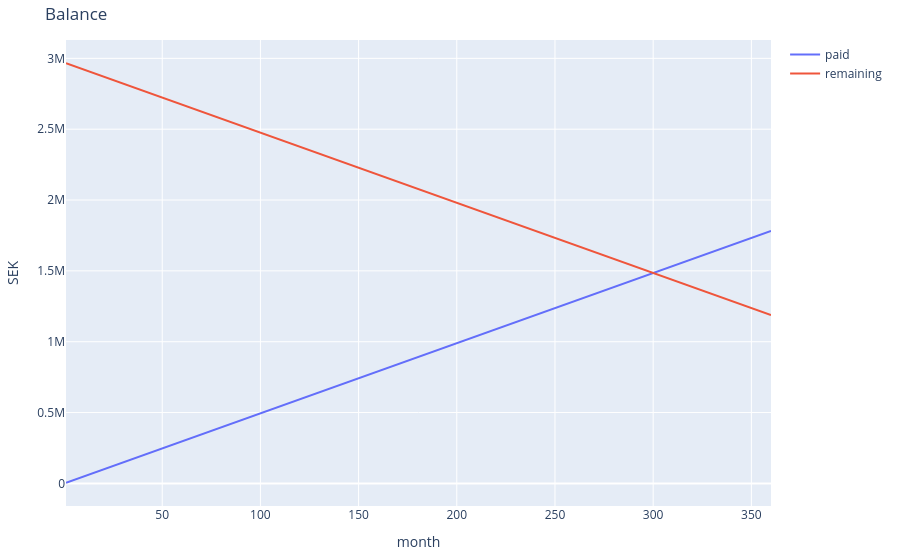
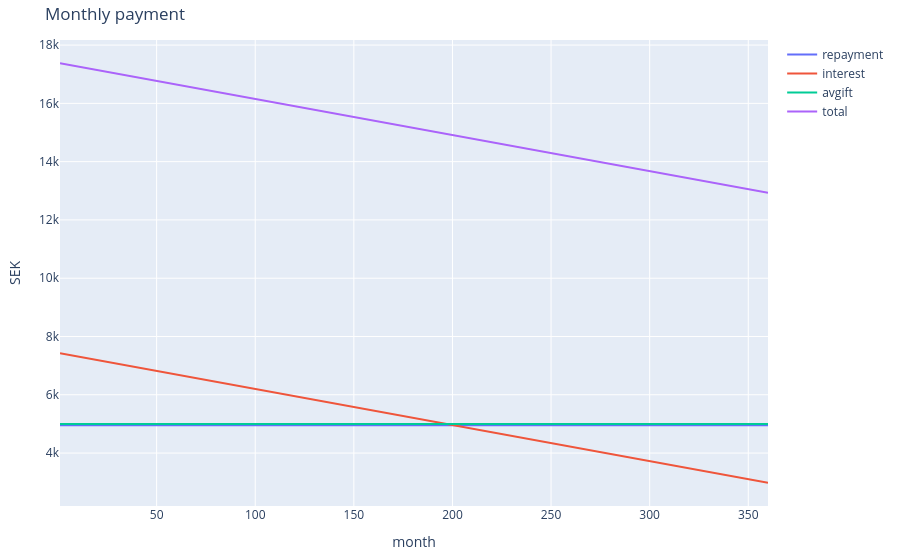

The notebook cell these images were saved under, in order:
### Code cell
AVGIFT = 5000 # per month
MORTGAGE = 3.3e6-3.3e5
REPAYMENT_RATE = 0.02 # per year
INTEREST_RATE = 0.03 # per year
MONTHS = 12*30

paid, remain, monthly_repayment, monthly_interest, monthly_avgift, monthly_total = f_monthly(
    mortgage_total=MORTGAGE, 
    annual_repayment_rate=REPAYMENT_RATE,
    annual_interest_rate=INTEREST_RATE, 
    months=MONTHS, 
    monthly_avgift=AVGIFT, 
    plot=True
    )

### Figure 1 — Plotly figure (JSON) as saved in the notebook; plotly's stock layout.template omitted (floating-point values rounded to 4 significant figures; data arrays with more than 128 entries replaced by an {"elided": "..."} marker saying what was removed)
{"data": [{"name": "paid", "type": "scatter", "x": {"elided": "360 int values"}, "y": {"elided": "360 int values"}}, {"name": "remaining", "type": "scatter", "x": {"elided": "360 int values"}, "y": {"elided": "360 int values"}}], "layout": {"hovermode": "x unified", "margin": {"b": 50, "l": 60, "r": 20, "t": 40}, "title": {"text": "Balance"}, "xaxis": {"title": {"text": "month"}}, "yaxis": {"title": {"text": "SEK"}}}}

### Figure 2 — Plotly figure (JSON) as saved in the notebook; plotly's stock layout.template omitted (floating-point values rounded to 4 significant figures; data arrays with more than 128 entries replaced by an {"elided": "..."} marker saying what was removed)
{"data": [{"name": "repayment", "type": "scatter", "x": {"elided": "360 int values"}, "y": {"elided": "360 int values"}}, {"name": "interest", "type": "scatter", "x": {"elided": "360 int values"}, "y": {"elided": "360 float values"}}, {"name": "avgift", "type": "scatter", "x": {"elided": "360 int values"}, "y": {"elided": "360 int values"}}, {"name": "total", "type": "scatter", "x": {"elided": "360 int values"}, "y": {"elided": "360 float values"}}], "layout": {"hovermode": "x unified", "margin": {"b": 50, "l": 60, "r": 20, "t": 40}, "title": {"text": "Monthly payment"}, "xaxis": {"title": {"text": "month"}}, "yaxis": {"title": {"text": "SEK"}}}}
